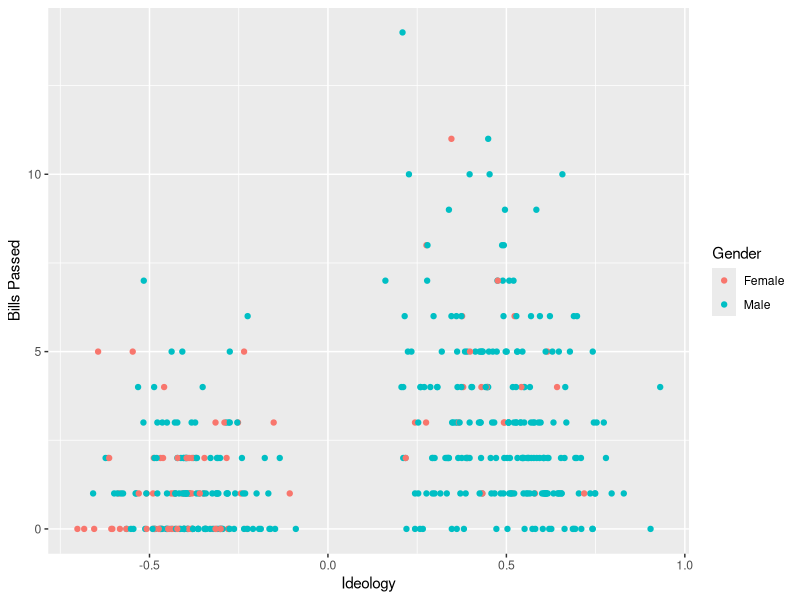
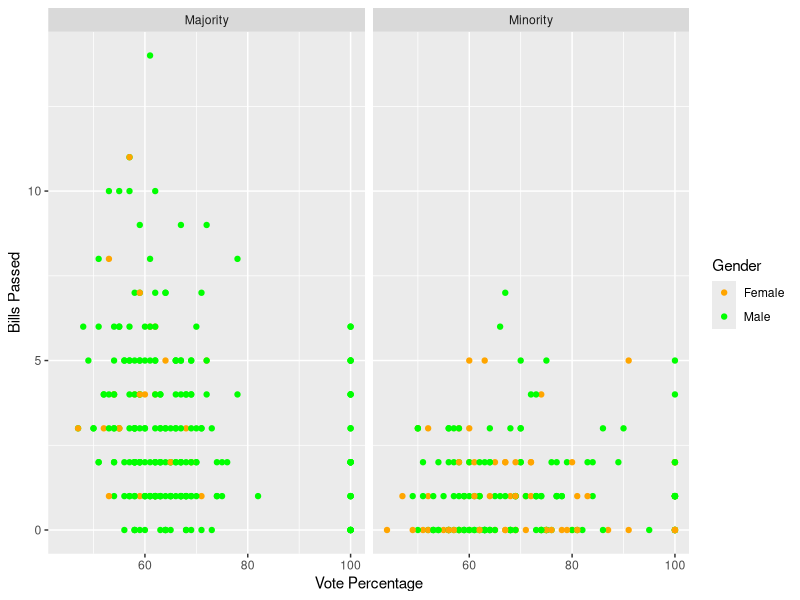
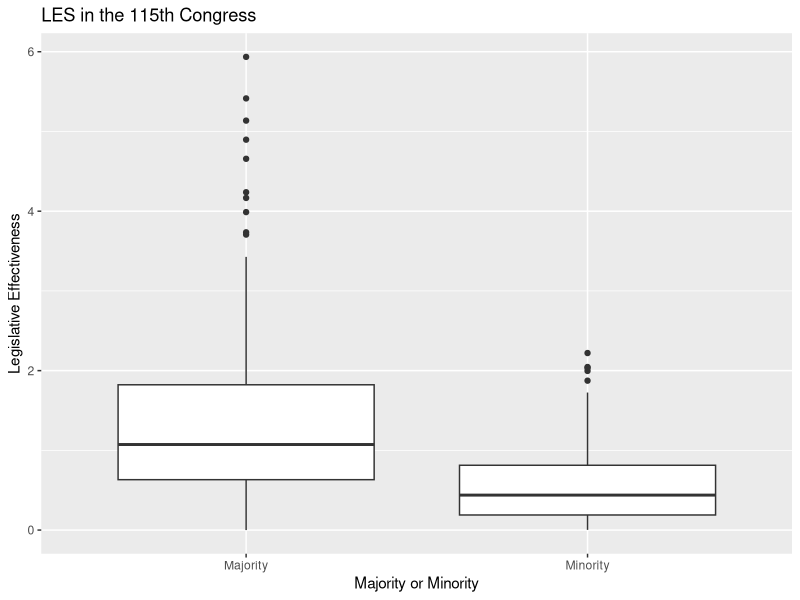

Write R code to recreate these figures, in order.
## ---- chunk 1
knitr::opts_chunk$set(echo = TRUE)
suppressPackageStartupMessages(library(tidyverse))
cel <- suppressMessages(drop_na(read_csv("cel_volden_wiseman_coursera.csv")))
## ---- chunk 2
# Get only the data corresponding to the 115th Congress.
# Get only the columns that matter for this exercise.
data_plot_1 <- cel %>%
    filter(congress == 115) %>%
    select(dwnom1, all_pass, female)

# Recode the `female` variable, and rename it as `Gender`:
data_plot_1$female <- recode(data_plot_1$female, `0` = "Male", `1` = "Female")
data_plot_1 <- rename(data_plot_1, Gender = female)

# Plot the figure as specified above:
ggplot(data_plot_1, aes(x = dwnom1, y = all_pass, color = Gender)) +
    geom_point() +
    labs(x = "Ideology", y = "Bills Passed")
## ---- chunk 3
# Get only the data corresponding to the 115th Congress.
# Get only the columns that matter for this exercise.
data_plot_2 <- cel %>%
    filter(congress == 115) %>%
    select(votepct, all_pass, female, majority)

# Recode the `female` variable, and rename it as `Gender`:
data_plot_2$female <- recode(data_plot_2$female, `0` = "Male", `1` = "Female")
data_plot_2 <- rename(data_plot_2, Gender = female)

# Recode the `majority` variable:
data_plot_2$majority <- recode(
    data_plot_2$majority, `0` = "Minority", `1` = "Majority"
)

# Plot the figure as specified above:
ggplot(data_plot_2, aes(x = votepct, y = all_pass, color = Gender)) +
    geom_point() +
    labs(x = "Vote Percentage", y = "Bills Passed") +
    scale_color_manual(values = c("orange", "green")) +
    facet_wrap(vars(majority))
## ---- chunk 4
# Get only the data corresponding to the 115th Congress.
# Get only the columns that matter for this exercise.
data_plot_3 <- cel %>%
    filter(congress == 115) %>%
    select(les, majority)

# Recode the `majority` variable:
data_plot_3$majority <- recode(
    data_plot_3$majority, `0` = "Minority", `1` = "Majority"
)

# Plot the figure as specified above:
ggplot(data_plot_3, aes(x = majority, y = les)) +
    geom_boxplot() +
    labs(
        x = "Majority or Minority",
        y = "Legislative Effectiveness",
        title = "LES in the 115th Congress"
    )
